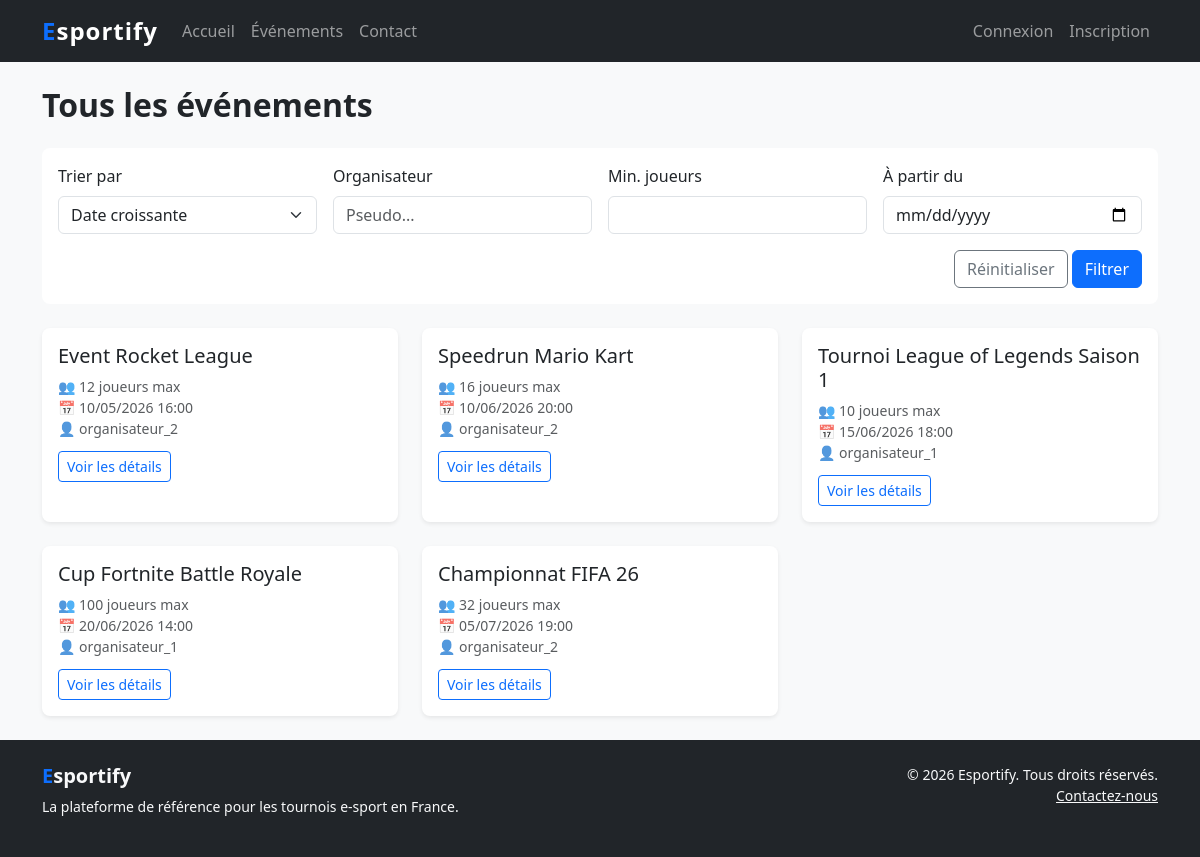
Page /pages/events.php on the committed database.
### tables this page shows
CREATE TABLE events (
    id INT AUTO_INCREMENT PRIMARY KEY,
    title VARCHAR(150) NOT NULL,
    description TEXT,
    max_players INT NOT NULL DEFAULT 10,
    start_date DATETIME NOT NULL,
    end_date DATETIME NOT NULL,
    organizer_id INT NOT NULL,
    status ENUM('en_attente', 'valide', 'non_valide', 'suspendu') DEFAULT 'en_attente',
    visible TINYINT(1) DEFAULT 0,
    started TINYINT(1) DEFAULT 0,
    started_at DATETIME NULL,
    created_at DATETIME DEFAULT CURRENT_TIMESTAMP,
    updated_at DATETIME DEFAULT CURRENT_TIMESTAMP ON UPDATE CURRENT_TIMESTAMP,
    FOREIGN KEY (organizer_id) REFERENCES users(id) ON DELETE CASCADE,
    INDEX idx_status (status),
    INDEX idx_visible (visible),
    INDEX idx_start_date (start_date),
    INDEX idx_organizer (organizer_id)
);

CREATE TABLE users (
    id INT AUTO_INCREMENT PRIMARY KEY,
    pseudo VARCHAR(50) NOT NULL UNIQUE,
    email VARCHAR(100) NOT NULL UNIQUE,
    password_hash VARCHAR(255) NOT NULL,
    role ENUM('joueur', 'organisateur', 'administrateur') DEFAULT 'joueur',
    is_active TINYINT(1) DEFAULT 1,
    created_at DATETIME DEFAULT CURRENT_TIMESTAMP,
    updated_at DATETIME DEFAULT CURRENT_TIMESTAMP ON UPDATE CURRENT_TIMESTAMP,
    INDEX idx_role (role),
    INDEX idx_email (email)
);

### includes/functions.php (called while the page is built, shortened)
<?php
function e(?string $text): string {
    return htmlspecialchars($text ?? '', ENT_QUOTES, 'UTF-8');
}
function getVisibleEvents(PDO $pdo, array $filters = []): array {
    $sql = "SELECT e.*, u.pseudo as organizer_pseudo
            FROM events e
            JOIN users u ON e.organizer_id = u.id
            WHERE e.visible = 1 AND e.status = 'valide'";
    $params = [];
    $sort = $filters['sort'] ?? 'date_asc';
    switch ($sort) {
        default:
            $sql .= " ORDER BY e.start_date ASC";
    }
    $stmt = $pdo->prepare($sql);
    $stmt->execute($params);
    return $stmt->fetchAll();
}
?>

### pages/events.php (the view, shortened to what this page needs)
<?php
require_once __DIR__ . '/../includes/header.php';
$events = getVisibleEvents($pdo);
?>
<h2 class="fw-bold mb-4">Tous les événements</h2>
<div class="card mb-4">
    <div class="card-body">
        <form id="filterForm" class="row g-3">
            <div class="col-md-3">
                <label for="sort" class="form-label">Trier par</label>
                <select id="sort" name="sort" class="form-select">
                    <option value="date_asc">Date croissante</option>
                </select>
            </div>
            <div class="col-md-3">
                <label for="organizer" class="form-label">Organisateur</label>
                <input type="text" id="organizer" name="organizer" class="form-control" placeholder="Pseudo...">
            </div>
            <div class="col-md-3">
                <label for="min_players" class="form-label">Min. joueurs</label>
                <input type="number" id="min_players" name="min_players" class="form-control" min="1">
            </div>
            <div class="col-md-3">
                <label for="date_from" class="form-label">À partir du</label>
                <input type="date" id="date_from" name="date_from" class="form-control">
            </div>
            <div class="col-12 text-end">
                <button type="button" id="resetFilters" class="btn btn-outline-secondary">Réinitialiser</button>
                <button type="submit" class="btn btn-primary">Filtrer</button>
            </div>
        </form>
    </div>
</div>
<div id="eventsContainer" class="row g-4">
    <?php foreach ($events as $event): ?>
        <div class="col-md-4 event-card" data-id="<?= (int)$event['id'] ?>">
            <div class="card h-100 shadow-sm">
                <div class="card-body">
                    <h5 class="card-title"><?= e($event['title']) ?></h5>
                    <p class="card-text text-muted small mb-1">
                        👥 <?= (int)$event['max_players'] ?> joueurs max<br>
                        📅 <?= date('d/m/Y H:i', strtotime($event['start_date'])) ?><br>
                        👤 <?= e($event['organizer_pseudo']) ?>
                    </p>
                    <button class="btn btn-outline-primary btn-sm mt-2 btn-details" data-id="<?= (int)$event['id'] ?>">
                        Voir les détails
                    </button>
                </div>
            </div>
        </div>
    <?php endforeach; ?>
</div>
<?php require_once __DIR__ . '/../includes/footer.php'; ?>

### assets/css/style.css (style rules this page uses)
:root { --esportify-primary: #0d6efd; --esportify-dark: #212529; --esportify-light: #f8f9fa; --esportify-accent: #6610f2; }
html, body { height: 100%; }
body { display: flex; flex-direction: column; font-family: 'Segoe UI', Tahoma, Geneva, Verdana, sans-serif; background-color: var(--esportify-light); }
.card { border: none; border-radius: 0.5rem; }
.card-title { color: var(--esportify-dark); }
.btn-primary { background-color: var(--esportify-primary); border-color: var(--esportify-primary); }
.event-card { transition: transform 0.2s ease-in-out; }

### rows in the picture
events: title "Event Rocket League", max_players "12", start_date "10/05/2026 16:00", organizer.pseudo "organisateur_2"
events: title "Speedrun Mario Kart", max_players "16", start_date "10/06/2026 20:00", organizer.pseudo "organisateur_2"
events: title "Tournoi League of Legends Saison 1", max_players "10", start_date "15/06/2026 18:00", organizer.pseudo "organisateur_1"
events: title "Cup Fortnite Battle Royale", max_players "100", start_date "20/06/2026 14:00", organizer.pseudo "organisateur_1"
events: title "Championnat FIFA 26", max_players "32", start_date "05/07/2026 19:00", organizer.pseudo "organisateur_2"
